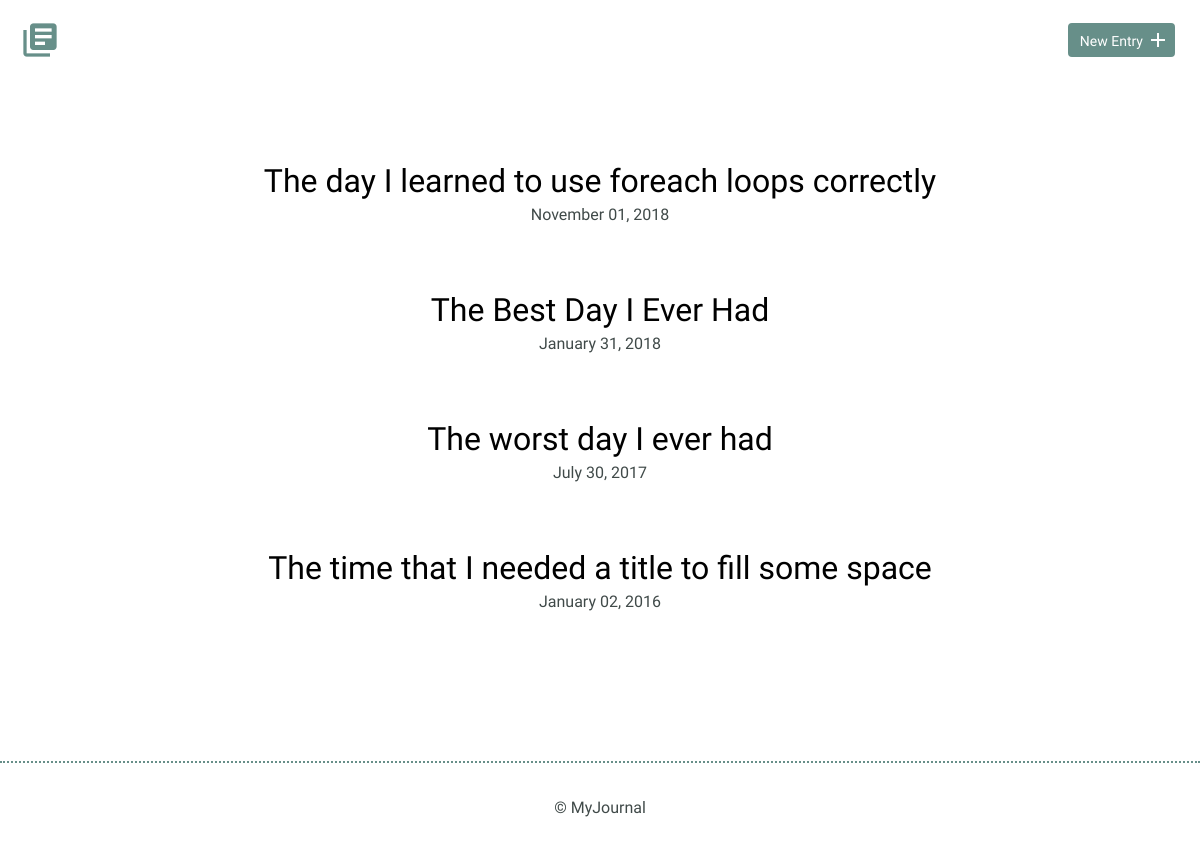
The page / on the database its author committed.
### tables this page shows
CREATE TABLE "journal" (
	`journal_id`	INTEGER,
	`title`	TEXT,
	`date`	TEXT,
	`time_spent`	INTEGER,
	`entry`	TEXT,
	PRIMARY KEY(`journal_id`)
);

### inc/functions.php (called while the page is built, shortened)
<?php
function list_entries() {
    include('connection.php');
  try {
         return $db->query("SELECT * FROM journal ORDER BY date DESC");
        }  catch (Exception $e) {
      echo "Error: " . $e->getMessage();
      exit;
  }
  return array();
}

### index.php (the view)
<?php
require('inc/connection.php');
include('inc/functions.php');
include('inc/header.php');
?>
      <section>
            <div class="container">
                <div class="entry-list">
                    <?php
              foreach(list_entries() as $entry) {
                      $getdate = $entry['date'];
                      $date = date("F d, Y", strtotime($getdate));
                      echo '<article><h2>
                      <a href="detail.php?q=' . $entry["journal_id"] . '">'
                      .$entry['title'] . '</a></h2>';
                      echo '<time datetime="'  . $getdate . '">'
                      . $date . '</time></article>';
                  }
                              ?>
                </div>
            </div>
        </section>
        <?php include('inc/footer.php'); ?>
    </body>
</html>

### css/site.css (style rules this page uses)
body { font-size: 16px; color: #404a49; font-family: 'Cousine', serif; font-weight: 400; }
.container { margin: 0 auto; padding: 0 25px; }
h1, h2, h3 { margin: 0; font-weight: 400; line-height: 1em; color: #000; }
h2 { font-size: 32px; }
h2 a { text-decoration: none; color: #000; }
.entry-list, .edit-entry, .new-entry { max-width: 800px; margin: 0 auto; padding: 70px 0 150px 0; }
.entry-list article { margin-bottom: 70px; text-align: center; }
.entry-list article:last-child { margin-bottom: 0; }
.entry-list article h2 { margin-bottom: 8px; }

### rows shown on the page
journal: title "The day I learned to use foreach loops correctly", date "November 01, 2018"
journal: title "The Best Day I Ever Had", date "January 31, 2018"
journal: title "The worst day I ever had", date "July 30, 2017"
journal: title "The time that I needed a title to fill some space", date "January 02, 2016"
